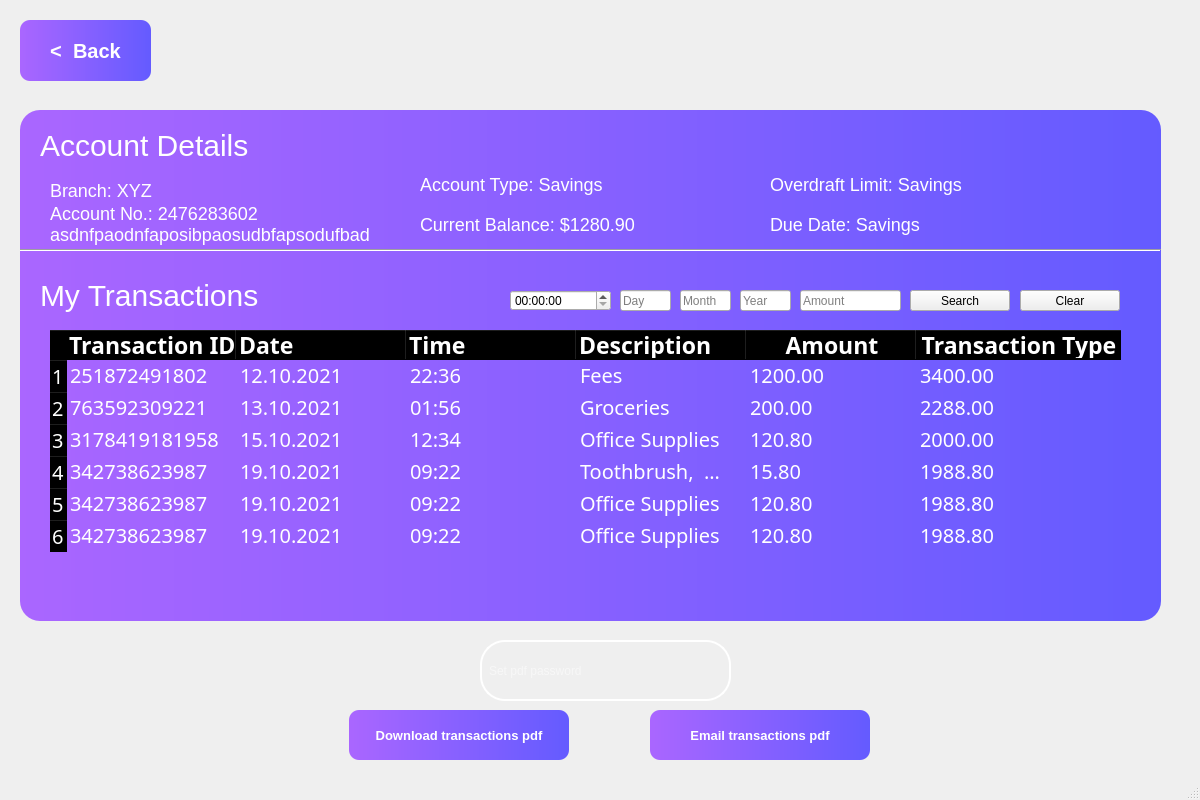
<?xml version="1.0" encoding="UTF-8"?>
<ui version="4.0">
 <class>MainWindow</class>
 <widget class="QMainWindow" name="MainWindow">
  <property name="geometry">
   <rect>
    <x>0</x>
    <y>0</y>
    <width>1200</width>
    <height>800</height>
   </rect>
  </property>
  <property name="minimumSize">
   <size>
    <width>1200</width>
    <height>800</height>
   </size>
  </property>
  <property name="maximumSize">
   <size>
    <width>1200</width>
    <height>843</height>
   </size>
  </property>
  <property name="windowTitle">
   <string>MainWindow</string>
  </property>
  <widget class="QWidget" name="centralwidget">
   <property name="minimumSize">
    <size>
     <width>1200</width>
     <height>800</height>
    </size>
   </property>
   <property name="maximumSize">
    <size>
     <width>1200</width>
     <height>800</height>
    </size>
   </property>
   <widget class="QLabel" name="loginlogheading">
    <property name="enabled">
     <bool>true</bool>
    </property>
    <property name="geometry">
     <rect>
      <x>40</x>
      <y>270</y>
      <width>271</width>
      <height>51</height>
     </rect>
    </property>
    <property name="font">
     <font>
      <pointsize>-1</pointsize>
     </font>
    </property>
    <property name="layoutDirection">
     <enum>Qt::RightToLeft</enum>
    </property>
    <property name="styleSheet">
     <string notr="true">color: white;
font-size: 30px;</string>
    </property>
    <property name="text">
     <string>My Transactions</string>
    </property>
    <property name="alignment">
     <set>Qt::AlignLeading|Qt::AlignLeft|Qt::AlignVCenter</set>
    </property>
    <property name="wordWrap">
     <bool>true</bool>
    </property>
   </widget>
   <widget class="QLabel" name="background_3">
    <property name="enabled">
     <bool>true</bool>
    </property>
    <property name="geometry">
     <rect>
      <x>0</x>
      <y>0</y>
      <width>1200</width>
      <height>800</height>
     </rect>
    </property>
    <property name="minimumSize">
     <size>
      <width>1200</width>
      <height>800</height>
     </size>
    </property>
    <property name="maximumSize">
     <size>
      <width>1200</width>
      <height>800</height>
     </size>
    </property>
    <property name="text">
     <string/>
    </property>
    <property name="pixmap">
     <pixmap>../Images/background.png</pixmap>
    </property>
    <property name="scaledContents">
     <bool>true</bool>
    </property>
   </widget>
   <widget class="QTableWidget" name="transactionTable">
    <property name="enabled">
     <bool>true</bool>
    </property>
    <property name="geometry">
     <rect>
      <x>50</x>
      <y>330</y>
      <width>1071</width>
      <height>281</height>
     </rect>
    </property>
    <property name="palette">
     <palette>
      <active>
       <colorrole role="WindowText">
        <brush brushstyle="SolidPattern">
         <color alpha="255">
          <red>255</red>
          <green>255</green>
          <blue>255</blue>
         </color>
        </brush>
       </colorrole>
       <colorrole role="Button">
        <brush brushstyle="SolidPattern">
         <color alpha="0">
          <red>0</red>
          <green>0</green>
          <blue>0</blue>
         </color>
        </brush>
       </colorrole>
       <colorrole role="Text">
        <brush brushstyle="SolidPattern">
         <color alpha="255">
          <red>255</red>
          <green>255</green>
          <blue>255</blue>
         </color>
        </brush>
       </colorrole>
       <colorrole role="ButtonText">
        <brush brushstyle="SolidPattern">
         <color alpha="255">
          <red>255</red>
          <green>255</green>
          <blue>255</blue>
         </color>
        </brush>
       </colorrole>
       <colorrole role="Base">
        <brush brushstyle="NoBrush">
         <color alpha="255">
          <red>0</red>
          <green>0</green>
          <blue>0</blue>
         </color>
        </brush>
       </colorrole>
       <colorrole role="Window">
        <brush brushstyle="SolidPattern">
         <color alpha="0">
          <red>0</red>
          <green>0</green>
          <blue>0</blue>
         </color>
        </brush>
       </colorrole>
      </active>
      <inactive>
       <colorrole role="WindowText">
        <brush brushstyle="SolidPattern">
         <color alpha="255">
          <red>255</red>
          <green>255</green>
          <blue>255</blue>
         </color>
        </brush>
       </colorrole>
       <colorrole role="Button">
        <brush brushstyle="SolidPattern">
         <color alpha="0">
          <red>0</red>
          <green>0</green>
          <blue>0</blue>
         </color>
        </brush>
       </colorrole>
       <colorrole role="Text">
        <brush brushstyle="SolidPattern">
         <color alpha="255">
          <red>255</red>
          <green>255</green>
          <blue>255</blue>
         </color>
        </brush>
       </colorrole>
       <colorrole role="ButtonText">
        <brush brushstyle="SolidPattern">
         <color alpha="255">
          <red>255</red>
          <green>255</green>
          <blue>255</blue>
         </color>
        </brush>
       </colorrole>
       <colorrole role="Base">
        <brush brushstyle="NoBrush">
         <color alpha="255">
          <red>0</red>
          <green>0</green>
          <blue>0</blue>
         </color>
        </brush>
       </colorrole>
       <colorrole role="Window">
        <brush brushstyle="SolidPattern">
         <color alpha="0">
          <red>0</red>
          <green>0</green>
          <blue>0</blue>
         </color>
        </brush>
       </colorrole>
      </inactive>
      <disabled>
       <colorrole role="WindowText">
        <brush brushstyle="SolidPattern">
         <color alpha="255">
          <red>255</red>
          <green>255</green>
          <blue>255</blue>
         </color>
        </brush>
       </colorrole>
       <colorrole role="Button">
        <brush brushstyle="SolidPattern">
         <color alpha="0">
          <red>0</red>
          <green>0</green>
          <blue>0</blue>
         </color>
        </brush>
       </colorrole>
       <colorrole role="Text">
        <brush brushstyle="SolidPattern">
         <color alpha="255">
          <red>255</red>
          <green>255</green>
          <blue>255</blue>
         </color>
        </brush>
       </colorrole>
       <colorrole role="ButtonText">
        <brush brushstyle="SolidPattern">
         <color alpha="255">
          <red>255</red>
          <green>255</green>
          <blue>255</blue>
         </color>
        </brush>
       </colorrole>
       <colorrole role="Base">
        <brush brushstyle="NoBrush">
         <color alpha="255">
          <red>0</red>
          <green>0</green>
          <blue>0</blue>
         </color>
        </brush>
       </colorrole>
       <colorrole role="Window">
        <brush brushstyle="SolidPattern">
         <color alpha="0">
          <red>0</red>
          <green>0</green>
          <blue>0</blue>
         </color>
        </brush>
       </colorrole>
      </disabled>
     </palette>
    </property>
    <property name="font">
     <font>
      <family>Noto Sans Zawgyi</family>
      <pointsize>15</pointsize>
     </font>
    </property>
    <property name="cursor" stdset="0">
     <cursorShape>PointingHandCursor</cursorShape>
    </property>
    <property name="autoFillBackground">
     <bool>false</bool>
    </property>
    <property name="styleSheet">
     <string notr="true">
QHeaderView::section {background-color: transparent;color: white;}
QTableWidget {background-color: transparent;color: white;}
QHeaderView {background-color: transparent;color: white;}
QTableCornerButton::section {background-color: transparent;color: white;}

QTableWidget::item::hover {
background-color:rgb(0, 170, 255);
}
QTableWidget::row::selected {
background-color: rgb(0, 85, 255)
}

QTableWidget::item::selected {
background-color: rgb(0, 170, 255);
}
</string>
    </property>
    <property name="frameShape">
     <enum>QFrame::NoFrame</enum>
    </property>
    <property name="verticalScrollBarPolicy">
     <enum>Qt::ScrollBarAsNeeded</enum>
    </property>
    <property name="horizontalScrollBarPolicy">
     <enum>Qt::ScrollBarAsNeeded</enum>
    </property>
    <property name="sizeAdjustPolicy">
     <enum>QAbstractScrollArea::AdjustToContents</enum>
    </property>
    <property name="alternatingRowColors">
     <bool>false</bool>
    </property>
    <property name="showGrid">
     <bool>true</bool>
    </property>
    <property name="gridStyle">
     <enum>Qt::SolidLine</enum>
    </property>
    <property name="sortingEnabled">
     <bool>true</bool>
    </property>
    <property name="wordWrap">
     <bool>true</bool>
    </property>
    <attribute name="horizontalHeaderCascadingSectionResizes">
     <bool>false</bool>
    </attribute>
    <attribute name="horizontalHeaderDefaultSectionSize">
     <number>170</number>
    </attribute>
    <attribute name="horizontalHeaderStretchLastSection">
     <bool>true</bool>
    </attribute>
    <row>
     <property name="text">
      <string>1</string>
     </property>
    </row>
    <row>
     <property name="text">
      <string>2</string>
     </property>
    </row>
    <row>
     <property name="text">
      <string>3</string>
     </property>
    </row>
    <row>
     <property name="text">
      <string>4</string>
     </property>
    </row>
    <row>
     <property name="text">
      <string>5</string>
     </property>
    </row>
    <row>
     <property name="text">
      <string>6</string>
     </property>
    </row>
    <column>
     <property name="text">
      <string>Transaction ID</string>
     </property>
     <property name="font">
      <font>
       <pointsize>17</pointsize>
       <weight>75</weight>
       <bold>true</bold>
      </font>
     </property>
     <property name="textAlignment">
      <set>AlignLeading|AlignVCenter</set>
     </property>
    </column>
    <column>
     <property name="text">
      <string>Date</string>
     </property>
     <property name="font">
      <font>
       <pointsize>17</pointsize>
       <weight>75</weight>
       <bold>true</bold>
      </font>
     </property>
     <property name="textAlignment">
      <set>AlignLeading|AlignVCenter</set>
     </property>
    </column>
    <column>
     <property name="text">
      <string>Time</string>
     </property>
     <property name="font">
      <font>
       <pointsize>17</pointsize>
       <weight>75</weight>
       <bold>true</bold>
      </font>
     </property>
     <property name="textAlignment">
      <set>AlignLeading|AlignVCenter</set>
     </property>
    </column>
    <column>
     <property name="text">
      <string>Description</string>
     </property>
     <property name="font">
      <font>
       <pointsize>17</pointsize>
       <weight>75</weight>
       <bold>true</bold>
      </font>
     </property>
     <property name="textAlignment">
      <set>AlignLeading|AlignVCenter</set>
     </property>
    </column>
    <column>
     <property name="text">
      <string>Amount</string>
     </property>
     <property name="font">
      <font>
       <pointsize>17</pointsize>
       <weight>75</weight>
       <bold>true</bold>
      </font>
     </property>
    </column>
    <column>
     <property name="text">
      <string>Transaction Type</string>
     </property>
     <property name="font">
      <font>
       <pointsize>17</pointsize>
       <weight>75</weight>
       <bold>true</bold>
      </font>
     </property>
    </column>
    <item row="0" column="0">
     <property name="text">
      <string>251872491802</string>
     </property>
    </item>
    <item row="0" column="1">
     <property name="text">
      <string>12.10.2021</string>
     </property>
    </item>
    <item row="0" column="2">
     <property name="text">
      <string>22:36</string>
     </property>
    </item>
    <item row="0" column="3">
     <property name="text">
      <string>Fees</string>
     </property>
    </item>
    <item row="0" column="4">
     <property name="text">
      <string>1200.00</string>
     </property>
    </item>
    <item row="0" column="5">
     <property name="text">
      <string>3400.00</string>
     </property>
    </item>
    <item row="1" column="0">
     <property name="text">
      <string>763592309221</string>
     </property>
    </item>
    <item row="1" column="1">
     <property name="text">
      <string>13.10.2021</string>
     </property>
    </item>
    <item row="1" column="2">
     <property name="text">
      <string>01:56</string>
     </property>
    </item>
    <item row="1" column="3">
     <property name="text">
      <string>Groceries</string>
     </property>
    </item>
    <item row="1" column="4">
     <property name="text">
      <string>200.00</string>
     </property>
    </item>
    <item row="1" column="5">
     <property name="text">
      <string>2288.00</string>
     </property>
    </item>
    <item row="2" column="0">
     <property name="text">
      <string>3178419181958</string>
     </property>
    </item>
    <item row="2" column="1">
     <property name="text">
      <string>15.10.2021</string>
     </property>
    </item>
    <item row="2" column="2">
     <property name="text">
      <string>12:34</string>
     </property>
    </item>
    <item row="2" column="3">
     <property name="text">
      <string>Office Supplies</string>
     </property>
    </item>
    <item row="2" column="4">
     <property name="text">
      <string>120.80</string>
     </property>
    </item>
    <item row="2" column="5">
     <property name="text">
      <string>2000.00</string>
     </property>
    </item>
    <item row="3" column="0">
     <property name="text">
      <string>342738623987</string>
     </property>
    </item>
    <item row="3" column="1">
     <property name="text">
      <string>19.10.2021</string>
     </property>
    </item>
    <item row="3" column="2">
     <property name="text">
      <string>09:22</string>
     </property>
    </item>
    <item row="3" column="3">
     <property name="text">
      <string>Toothbrush,  toothpaste and Listerine</string>
     </property>
    </item>
    <item row="3" column="4">
     <property name="text">
      <string>15.80</string>
     </property>
    </item>
    <item row="3" column="5">
     <property name="text">
      <string>1988.80</string>
     </property>
    </item>
    <item row="4" column="0">
     <property name="text">
      <string>342738623987</string>
     </property>
    </item>
    <item row="4" column="1">
     <property name="text">
      <string>19.10.2021</string>
     </property>
    </item>
    <item row="4" column="2">
     <property name="text">
      <string>09:22</string>
     </property>
    </item>
    <item row="4" column="3">
     <property name="text">
      <string>Office Supplies</string>
     </property>
    </item>
    <item row="4" column="4">
     <property name="text">
      <string>120.80</string>
     </property>
    </item>
    <item row="4" column="5">
     <property name="text">
      <string>1988.80</string>
     </property>
    </item>
    <item row="5" column="0">
     <property name="text">
      <string>342738623987</string>
     </property>
    </item>
    <item row="5" column="1">
     <property name="text">
      <string>19.10.2021</string>
     </property>
    </item>
    <item row="5" column="2">
     <property name="text">
      <string>09:22</string>
     </property>
    </item>
    <item row="5" column="3">
     <property name="text">
      <string>Office Supplies</string>
     </property>
    </item>
    <item row="5" column="4">
     <property name="text">
      <string>120.80</string>
     </property>
    </item>
    <item row="5" column="5">
     <property name="text">
      <string>1988.80</string>
     </property>
    </item>
   </widget>
   <widget class="QLabel" name="label_3">
    <property name="enabled">
     <bool>true</bool>
    </property>
    <property name="geometry">
     <rect>
      <x>20</x>
      <y>110</y>
      <width>1141</width>
      <height>511</height>
     </rect>
    </property>
    <property name="styleSheet">
     <string notr="true">background-color: qlineargradient(spread:pad, x1:0, y1:0, x2:1, y2:0, stop:0 rgba(170, 102, 255, 255), stop:0.99999 rgba(100, 91, 255, 255), stop:1 rgba(255, 255, 255, 255));
border-radius:20px;</string>
    </property>
    <property name="text">
     <string/>
    </property>
   </widget>
   <widget class="QLabel" name="label_2">
    <property name="enabled">
     <bool>true</bool>
    </property>
    <property name="geometry">
     <rect>
      <x>410</x>
      <y>0</y>
      <width>411</width>
      <height>101</height>
     </rect>
    </property>
    <property name="text">
     <string/>
    </property>
    <property name="pixmap">
     <pixmap>../Images/logo.png</pixmap>
    </property>
    <property name="scaledContents">
     <bool>false</bool>
    </property>
   </widget>
   <widget class="Line" name="line">
    <property name="geometry">
     <rect>
      <x>20</x>
      <y>240</y>
      <width>1141</width>
      <height>20</height>
     </rect>
    </property>
    <property name="orientation">
     <enum>Qt::Horizontal</enum>
    </property>
   </widget>
   <widget class="QLabel" name="loginlogheading_2">
    <property name="enabled">
     <bool>true</bool>
    </property>
    <property name="geometry">
     <rect>
      <x>40</x>
      <y>120</y>
      <width>251</width>
      <height>51</height>
     </rect>
    </property>
    <property name="font">
     <font>
      <pointsize>-1</pointsize>
     </font>
    </property>
    <property name="layoutDirection">
     <enum>Qt::RightToLeft</enum>
    </property>
    <property name="styleSheet">
     <string notr="true">color: white;
font-size: 30px;</string>
    </property>
    <property name="text">
     <string>Account Details</string>
    </property>
    <property name="alignment">
     <set>Qt::AlignLeading|Qt::AlignLeft|Qt::AlignVCenter</set>
    </property>
    <property name="wordWrap">
     <bool>true</bool>
    </property>
   </widget>
   <widget class="QLabel" name="accountType">
    <property name="geometry">
     <rect>
      <x>420</x>
      <y>170</y>
      <width>359</width>
      <height>29</height>
     </rect>
    </property>
    <property name="font">
     <font>
      <pointsize>-1</pointsize>
     </font>
    </property>
    <property name="layoutDirection">
     <enum>Qt::RightToLeft</enum>
    </property>
    <property name="styleSheet">
     <string notr="true">color: white;
font-size: 18px;</string>
    </property>
    <property name="text">
     <string>Account Type: Savings</string>
    </property>
    <property name="alignment">
     <set>Qt::AlignLeading|Qt::AlignLeft|Qt::AlignVCenter</set>
    </property>
    <property name="wordWrap">
     <bool>true</bool>
    </property>
   </widget>
   <widget class="QLabel" name="accountBalance">
    <property name="geometry">
     <rect>
      <x>420</x>
      <y>210</y>
      <width>359</width>
      <height>29</height>
     </rect>
    </property>
    <property name="font">
     <font>
      <pointsize>-1</pointsize>
     </font>
    </property>
    <property name="layoutDirection">
     <enum>Qt::RightToLeft</enum>
    </property>
    <property name="styleSheet">
     <string notr="true">color: white;
font-size: 18px;</string>
    </property>
    <property name="text">
     <string>Current Balance: $1280.90</string>
    </property>
    <property name="alignment">
     <set>Qt::AlignLeading|Qt::AlignLeft|Qt::AlignVCenter</set>
    </property>
    <property name="wordWrap">
     <bool>true</bool>
    </property>
   </widget>
   <widget class="QLabel" name="branchName">
    <property name="geometry">
     <rect>
      <x>50</x>
      <y>170</y>
      <width>359</width>
      <height>41</height>
     </rect>
    </property>
    <property name="font">
     <font>
      <pointsize>-1</pointsize>
     </font>
    </property>
    <property name="layoutDirection">
     <enum>Qt::RightToLeft</enum>
    </property>
    <property name="styleSheet">
     <string notr="true">color: white;
font-size: 18px;</string>
    </property>
    <property name="text">
     <string>Branch: XYZ</string>
    </property>
    <property name="alignment">
     <set>Qt::AlignLeading|Qt::AlignLeft|Qt::AlignVCenter</set>
    </property>
    <property name="wordWrap">
     <bool>true</bool>
    </property>
   </widget>
   <widget class="QLabel" name="accountNumber">
    <property name="geometry">
     <rect>
      <x>50</x>
      <y>198</y>
      <width>359</width>
      <height>51</height>
     </rect>
    </property>
    <property name="font">
     <font>
      <pointsize>-1</pointsize>
     </font>
    </property>
    <property name="layoutDirection">
     <enum>Qt::RightToLeft</enum>
    </property>
    <property name="styleSheet">
     <string notr="true">color: white;
font-size: 18px;</string>
    </property>
    <property name="text">
     <string>Account No.: 2476283602 asdnfpaodnfaposibpaosudbfapsodufbad</string>
    </property>
    <property name="alignment">
     <set>Qt::AlignLeading|Qt::AlignLeft|Qt::AlignVCenter</set>
    </property>
    <property name="wordWrap">
     <bool>true</bool>
    </property>
   </widget>
   <widget class="QPushButton" name="back">
    <property name="geometry">
     <rect>
      <x>20</x>
      <y>20</y>
      <width>131</width>
      <height>61</height>
     </rect>
    </property>
    <property name="font">
     <font>
      <pointsize>15</pointsize>
      <weight>75</weight>
      <bold>true</bold>
     </font>
    </property>
    <property name="cursor">
     <cursorShape>PointingHandCursor</cursorShape>
    </property>
    <property name="styleSheet">
     <string notr="true">
QPushButton {
background-color:qlineargradient(spread:pad, x1:0, y1:0, x2:1, y2:0, stop:0 rgba(170, 102, 255, 255), stop:0.9999 rgba(100, 91, 255, 255), stop:1 rgba(255, 255, 255, 255));
color:white;
border-radius:10px;

}

QPushButton::hover {
background-color: qlineargradient(spread:pad, x1:0, y1:0, x2:1, y2:1, stop:0 rgba(0, 170, 255, 255), stop:1 rgba(0, 85, 255, 255))
}</string>
    </property>
    <property name="text">
     <string>&lt;  Back</string>
    </property>
   </widget>
   <widget class="QLabel" name="overdraftLimit">
    <property name="geometry">
     <rect>
      <x>770</x>
      <y>170</y>
      <width>359</width>
      <height>29</height>
     </rect>
    </property>
    <property name="font">
     <font>
      <pointsize>-1</pointsize>
     </font>
    </property>
    <property name="layoutDirection">
     <enum>Qt::RightToLeft</enum>
    </property>
    <property name="styleSheet">
     <string notr="true">color: white;
font-size: 18px;</string>
    </property>
    <property name="text">
     <string>Overdraft Limit: Savings</string>
    </property>
    <property name="alignment">
     <set>Qt::AlignLeading|Qt::AlignLeft|Qt::AlignVCenter</set>
    </property>
    <property name="wordWrap">
     <bool>true</bool>
    </property>
   </widget>
   <widget class="QLabel" name="dueDate">
    <property name="geometry">
     <rect>
      <x>770</x>
      <y>210</y>
      <width>359</width>
      <height>29</height>
     </rect>
    </property>
    <property name="font">
     <font>
      <pointsize>-1</pointsize>
     </font>
    </property>
    <property name="layoutDirection">
     <enum>Qt::RightToLeft</enum>
    </property>
    <property name="styleSheet">
     <string notr="true">color: white;
font-size: 18px;</string>
    </property>
    <property name="text">
     <string>Due Date: Savings</string>
    </property>
    <property name="alignment">
     <set>Qt::AlignLeading|Qt::AlignLeft|Qt::AlignVCenter</set>
    </property>
    <property name="wordWrap">
     <bool>true</bool>
    </property>
   </widget>
   <widget class="QPushButton" name="search">
    <property name="geometry">
     <rect>
      <x>910</x>
      <y>290</y>
      <width>100</width>
      <height>21</height>
     </rect>
    </property>
    <property name="cursor">
     <cursorShape>PointingHandCursor</cursorShape>
    </property>
    <property name="text">
     <string>Search</string>
    </property>
    <property name="flat">
     <bool>false</bool>
    </property>
   </widget>
   <widget class="QPushButton" name="clear">
    <property name="geometry">
     <rect>
      <x>1020</x>
      <y>290</y>
      <width>100</width>
      <height>21</height>
     </rect>
    </property>
    <property name="cursor">
     <cursorShape>PointingHandCursor</cursorShape>
    </property>
    <property name="text">
     <string>Clear</string>
    </property>
    <property name="flat">
     <bool>false</bool>
    </property>
   </widget>
   <widget class="QTimeEdit" name="time">
    <property name="geometry">
     <rect>
      <x>510</x>
      <y>290</y>
      <width>101</width>
      <height>21</height>
     </rect>
    </property>
    <property name="displayFormat">
     <string>HH:mm:ss</string>
    </property>
    <property name="time">
     <time>
      <hour>0</hour>
      <minute>0</minute>
      <second>0</second>
     </time>
    </property>
   </widget>
   <widget class="QLineEdit" name="day">
    <property name="geometry">
     <rect>
      <x>620</x>
      <y>290</y>
      <width>51</width>
      <height>21</height>
     </rect>
    </property>
    <property name="placeholderText">
     <string>Day</string>
    </property>
   </widget>
   <widget class="QLineEdit" name="month">
    <property name="geometry">
     <rect>
      <x>680</x>
      <y>290</y>
      <width>51</width>
      <height>21</height>
     </rect>
    </property>
    <property name="placeholderText">
     <string>Month</string>
    </property>
   </widget>
   <widget class="QLineEdit" name="year">
    <property name="geometry">
     <rect>
      <x>740</x>
      <y>290</y>
      <width>51</width>
      <height>21</height>
     </rect>
    </property>
    <property name="placeholderText">
     <string>Year</string>
    </property>
   </widget>
   <widget class="QLineEdit" name="amount">
    <property name="geometry">
     <rect>
      <x>800</x>
      <y>290</y>
      <width>101</width>
      <height>21</height>
     </rect>
    </property>
    <property name="placeholderText">
     <string>Amount</string>
    </property>
   </widget>
   <widget class="QPushButton" name="download_pdf">
    <property name="geometry">
     <rect>
      <x>349</x>
      <y>710</y>
      <width>220</width>
      <height>50</height>
     </rect>
    </property>
    <property name="font">
     <font>
      <pointsize>10</pointsize>
      <weight>75</weight>
      <bold>true</bold>
     </font>
    </property>
    <property name="cursor">
     <cursorShape>PointingHandCursor</cursorShape>
    </property>
    <property name="styleSheet">
     <string notr="true">
QPushButton {
background-color:qlineargradient(spread:pad, x1:0, y1:0, x2:1, y2:0, stop:0 rgba(170, 102, 255, 255), stop:0.9999 rgba(100, 91, 255, 255), stop:1 rgba(255, 255, 255, 255));
color:white;
border-radius:10px;

}

QPushButton::hover {
background-color: qlineargradient(spread:pad, x1:0, y1:0, x2:1, y2:1, stop:0 rgba(0, 170, 255, 255), stop:1 rgba(0, 85, 255, 255))
}</string>
    </property>
    <property name="text">
     <string>Download transactions pdf</string>
    </property>
    <property name="iconSize">
     <size>
      <width>16</width>
      <height>16</height>
     </size>
    </property>
   </widget>
   <widget class="QPushButton" name="email_pdf">
    <property name="geometry">
     <rect>
      <x>650</x>
      <y>710</y>
      <width>220</width>
      <height>50</height>
     </rect>
    </property>
    <property name="font">
     <font>
      <pointsize>10</pointsize>
      <weight>75</weight>
      <bold>true</bold>
     </font>
    </property>
    <property name="cursor">
     <cursorShape>PointingHandCursor</cursorShape>
    </property>
    <property name="styleSheet">
     <string notr="true">
QPushButton {
background-color:qlineargradient(spread:pad, x1:0, y1:0, x2:1, y2:0, stop:0 rgba(170, 102, 255, 255), stop:0.9999 rgba(100, 91, 255, 255), stop:1 rgba(255, 255, 255, 255));
color:white;
border-radius:10px;

}

QPushButton::hover {
background-color: qlineargradient(spread:pad, x1:0, y1:0, x2:1, y2:1, stop:0 rgba(0, 170, 255, 255), stop:1 rgba(0, 85, 255, 255))
}</string>
    </property>
    <property name="text">
     <string>Email transactions pdf</string>
    </property>
   </widget>
   <widget class="QLineEdit" name="file_password">
    <property name="geometry">
     <rect>
      <x>480</x>
      <y>640</y>
      <width>251</width>
      <height>61</height>
     </rect>
    </property>
    <property name="styleSheet">
     <string notr="true">

QLineEdit {
background-color:rgba(0,0,0,0);
font: 14pt &quot;MS Shell Dlg 2&quot;;
border: 2px solid white;
border-radius: 25px;
padding-left: 5px;
color:white;
}

QLineEdit::focus {
border: 2px solid rgb(0, 229, 0);
color: white;
}

</string>
    </property>
    <property name="text">
     <string/>
    </property>
    <property name="placeholderText">
     <string>Set pdf password </string>
    </property>
   </widget>
   <widget class="QLabel" name="file_error">
    <property name="geometry">
     <rect>
      <x>760</x>
      <y>660</y>
      <width>251</width>
      <height>16</height>
     </rect>
    </property>
    <property name="styleSheet">
     <string notr="true">
font: 10pt &quot;Tw Cen MT&quot;;color:white;</string>
    </property>
    <property name="text">
     <string/>
    </property>
   </widget>
   <zorder>background_3</zorder>
   <zorder>label_3</zorder>
   <zorder>label_2</zorder>
   <zorder>loginlogheading</zorder>
   <zorder>transactionTable</zorder>
   <zorder>accountBalance</zorder>
   <zorder>branchName</zorder>
   <zorder>accountNumber</zorder>
   <zorder>line</zorder>
   <zorder>loginlogheading_2</zorder>
   <zorder>accountType</zorder>
   <zorder>back</zorder>
   <zorder>overdraftLimit</zorder>
   <zorder>dueDate</zorder>
   <zorder>search</zorder>
   <zorder>clear</zorder>
   <zorder>time</zorder>
   <zorder>day</zorder>
   <zorder>month</zorder>
   <zorder>year</zorder>
   <zorder>amount</zorder>
   <zorder>download_pdf</zorder>
   <zorder>email_pdf</zorder>
   <zorder>file_password</zorder>
   <zorder>file_error</zorder>
  </widget>
  <widget class="QMenuBar" name="menubar">
   <property name="geometry">
    <rect>
     <x>0</x>
     <y>0</y>
     <width>1200</width>
     <height>26</height>
    </rect>
   </property>
  </widget>
  <widget class="QStatusBar" name="statusbar"/>
 </widget>
 <resources/>
 <connections/>
</ui>
